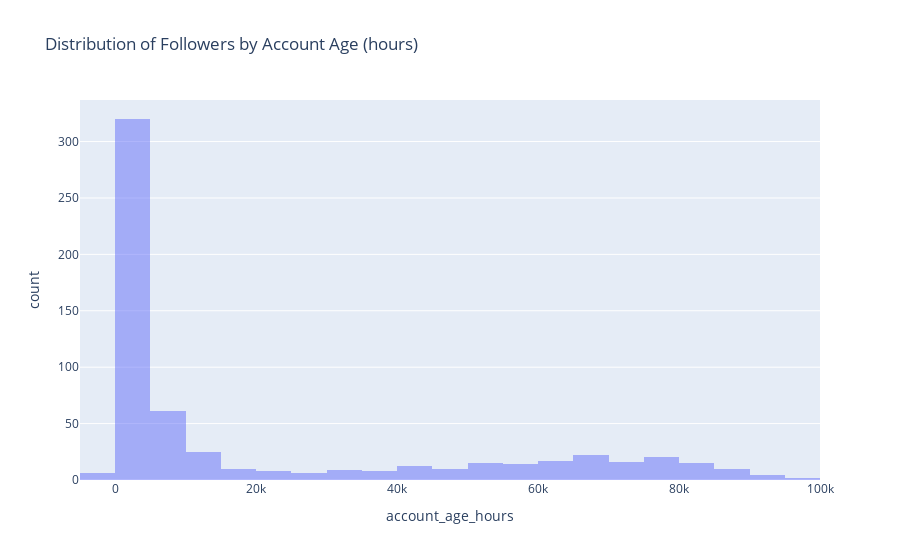

Write notebook code for a chart like this one.
### Code cell
## Histogram
fig = px.histogram(
    df_mean,
    x = 'account_age_hours',
    title = 'Distribution of Followers by Account Age (hours)',
    opacity = 0.5,
    nbins = 25
)

fig.show()

### Figure 1 — Plotly figure (JSON) as saved in the notebook; plotly's stock layout.template omitted (floating-point values rounded to 4 significant figures; data arrays with more than 128 entries replaced by an {"elided": "..."} marker saying what was removed)
{"data": [{"alignmentgroup": "True", "bingroup": "x", "hovertemplate": "account_age_hours=%{x}<br>count=%{y}<extra></extra>", "legendgroup": "", "marker": {"color": "#636efa", "opacity": 0.5}, "name": "", "nbinsx": 25, "offsetgroup": "", "orientation": "v", "showlegend": false, "type": "histogram", "x": {"elided": "610 int values"}, "xaxis": "x", "yaxis": "y"}], "layout": {"barmode": "relative", "legend": {"tracegroupgap": 0}, "title": {"text": "Distribution of Followers by Account Age (hours)"}, "xaxis": {"anchor": "y", "domain": [0, 1], "title": {"text": "account_age_hours"}}, "yaxis": {"anchor": "x", "domain": [0, 1], "title": {"text": "count"}}}}
